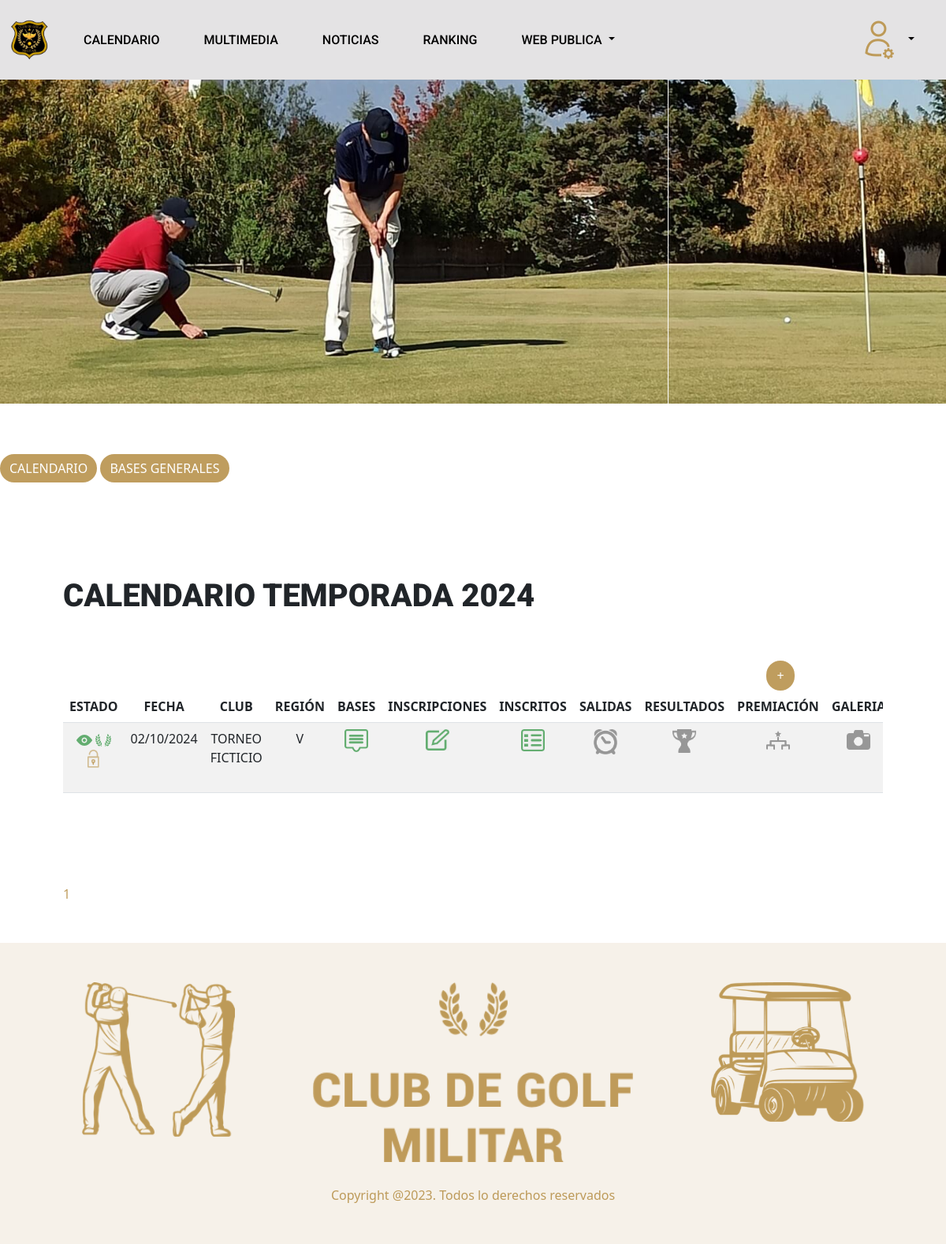
Page /calendario (signed in) on the committed database.
### socios/models.py (models this page shows, shortened)
class Paginas_Socio(models.Model):
    id = models.UUIDField(primary_key=True, default=uuid.uuid4, editable=False)
    tipo = models.CharField(max_length=20, choices= websSocio, default="B")
    img = models.ImageField(upload_to="Paginas_Socio/")
    titulo = models.CharField(max_length=200, blank=True, null=True)
    contenido = models.TextField(blank=True, null=True)
    file = models.FileField(upload_to="Paginas_Socio/files/", max_length=254, blank=True)
    tituloPestana = models.CharField(max_length=200, blank=True, null=True)
    class Meta:
        verbose_name = "Paginas_Socio"
        verbose_name_plural = "Paginas_Socios"
        ordering = ["titulo"]

class Torneo (models.Model):
    id              = models.UUIDField(primary_key=True, default=uuid.uuid4, editable=False)
    titulo          = models.CharField(max_length=200, blank=False, null= False, verbose_name="Titulo")
    fecha           = models.DateField(null=False)
    direccion       = models.CharField(max_length=200, blank=False, null= False, verbose_name="Direccion")
    region          = models.CharField(max_length=50,choices= regiones, default= 'XIII', verbose_name="Region")
    cupos           = models.IntegerField(default=100)
    activo          = models.BooleanField(default=True)
    actual          = models.BooleanField(default=False)
    abierto         = models.BooleanField(default=True)
    slug            = AutoSlugField(populate_from=slugify_two_fields,  unique_with=['titulo','fecha'])
    bases           = models.FileField(upload_to="torneos/bases/", max_length=254, blank=True)
    list_salidas    = models.FileField(upload_to="torneos/salidas/", max_length=254, blank=True, verbose_name="Listado de Salidas")
    resultados      = models.FileField(upload_to="torneos/resultados/", max_length=254, blank=True)
    premiacion      = models.FileField(upload_to="torneos/premiacion/", max_length=254, blank=True)
    galeria         = models.CharField(max_length=300, default='No Disponible', verbose_name="Url Galeria")
    ticket          = models.IntegerField(default=7000, verbose_name='Ticket Campeonato')
    recargo         = models.IntegerField(default=5000, verbose_name='Recargo Socio')
    ticket_inv      = models.IntegerField(default=8000, verbose_name='Recargo Invitado')
    ticket_bus      = models.IntegerField(default=10000, verbose_name='Ticket Bus')
    class Meta:
        verbose_name    = 'Torneo'
        verbose_name_plural = 'Torneos'
        ordering    = ['-fecha']

### socios/views.py (the view)
# urls.py: path('calendario', torneos.as_view(), name= 'torneos'),
class torneos(AutentificadoMixin,TemplateView):
    template_name = "socio/views/torneos.html"
    def get_context_data(self, **kwargs):
        contexto = super().get_context_data(**kwargs)
        contexto["nameWeb"] = nameWeb
        contexto["title"] = "calendario"
        contexto['rol'] = self.request.user.perfil
        if contexto['rol'] == 'SUPER' or contexto['rol'] == 'SECR' :
            torneos = Torneo.objects.all().order_by('-fecha')
        else:
            torneos = Torneo.objects.filter(activo=True).order_by('-fecha')
        paginator = Paginator(torneos,10)
        page = self.request.GET.get('page')
        torneos = paginator.get_page(page)
        contexto['datos'] = torneos
        dato = Paginas_Socio.objects.get(tipo ="CALEN")
        contexto['value']  = dato
        contexto["title"] = dato.tituloPestana
        front = Paginas_Socio.objects.filter(titulo="calendario")
        contexto['front']  = list(front.values('titulo','img', 'contenido','file'))
        diccionario_fechas = list(Torneo.objects.filter(activo=True).values('fecha'))
        if len(diccionario_fechas) > 0:
            anios = [elemento['fecha'].year for elemento in diccionario_fechas]
            anio_minimo = min(anios)
            anio_maximo = max(anios)
            if anio_maximo != anio_minimo:
                contexto['year'] = str(anio_minimo) +'-'+ str(anio_maximo)
            else:
            	contexto['year'] = str(anio_minimo)
        else:
            contexto['year'] = 'SIN FECHAS'
        if contexto['datos'].paginator.num_pages > 1 and contexto['datos'].number != contexto['datos'].paginator.num_pages : # tiene un next
            if contexto['datos'].paginator.num_pages - contexto['datos'].next_page_number() > 1:
                contexto['up'] = True
            else:
                contexto['up'] = False
        if contexto['datos'].paginator.num_pages > 2 and contexto['datos'].number != 1 : # hay un previo
            if contexto['datos'].previous_page_number()  - 1 > 1:
                contexto['down'] = True
            else:
                contexto['down'] = False
        elClubMenu = ElClub.objects.order_by('order')
        contexto['elClub'] = list(elClubMenu.values('archivo', 'titulo'))
        return contexto
    def get(self, *args, **kwargs):
        response = super().get( *args, **kwargs)
        response.delete_cookie('torneoId')
        return response

### socios/mixins.py (called while the page is built)
    def dispatch(self, request, *args, **kwargs):
        if request.user.is_authenticated:
            return super().dispatch(request, *args, **kwargs)
        else:
            return redirect('login')

### socios/templates/socio/views/torneos.html (shortened to what this page needs)
{% extends "web/root/origin.html" %}
{% load static %}
{% static "" as baseUrl %}
{% block header %}
      {% include "socio/header/header_socios.html" %}
{% endblock %}
{% block body %}
{% include "socio/banner/banner_general.html" %}
  <div>
    {% for value in elClub %}
      <a href="media/{{ value.archivo}}"  class="btn btn-primary" style="width: auto;"target="_blank"> {{ value.titulo | upper}} </a>
    {% endfor %}
  </div>
<div class="container marketing" id="calendario">
  <div class="row ">
    <div class="col-lg-12 text-center" style="padding-top:40px">
      <h1 class=" ">{{ title | upper }} TEMPORADA {{ year }}
      </h1>
      <div class="d-flex justify-content-end">
        {% if rol == 'SUPER' or rol == 'SECR' %}
        <div class="col-lg-3 context">
           <a href="{%url 'torneoCreate' %}" class="btn btn-circle">+</a>
        </div>
        {% endif %}
      </div>
       {% if datos  %}
        <div class="table-responsive">
        <table class="table table-striped " >
          <thead>
            <tr style="background-color: red !important; color: white;">
              <th scope="col">ESTADO</th>
              <th scope="col">FECHA</th>
              <th scope="col">CLUB</th>
              <th scope="col">REGIÓN</th>
              <th scope="col">BASES</th>
              <th scope="col">INSCRIPCIONES</th>
              <th scope="col">INSCRITOS</th>
              <th scope="col">SALIDAS</th>
              <th scope="col">RESULTADOS</th>
              <th scope="col">PREMIACIÓN</th>
              <th scope="col">GALERIA</th>
            </tr>
          </thead>
          <tbody>
          {% for value in datos %}
            <tr>
                <td >
                  {% if rol == 'SECR' or rol == 'SUPER' %}
                      {% if value.activo %}
                      <img src="{% static 'web/assets/logos/activo.png' %}" style="padding:0px!important">
                      {%else%}
                      <img src="{% static 'web/assets/logos/noActivo.png' %}" style="padding:0px!important">
                      {%endif%}
                 {%endif%}
                 {% if value.actual %}
                 <img src="{% static 'web/assets/logos/laurelVerde.png' %}" style="width: 20px!important;padding:0px!important;" >
                 {%else%}
                 <img src="{% static 'web/assets/logos/laurelGris.png' %}" style="width: 20px!important;padding:0px!important;" >
                 {%endif%}
                 {% if value.abierto %}
                 <img src="{% static 'web/assets/logos/lockOpen.png' %}" style="padding:0px!important; width: 15px!important;">
                 {%else%}
                 <img src="{% static 'web/assets/logos/lockClose.png' %}" style="padding:0px!important; width: 15px!important;">
                 {%endif%}
                </td>
               <td>
                {{value.fecha|date:"d/m/Y"}}
              </td>
              <td>{{ value.titulo | upper }}</td>
              <td>{{ value.region }}</td>
              <td style="text-align: center;">
                {% if value.bases %}
                <a href="media/{{value.bases}}" target="_blank"> <img src="{% static 'web/assets/botones/bases_ok.png' %}" style="padding: 0px !important; width: 30px!important;"></a>
                {%else%}
                <img src="{% static 'web/assets/botones/bases.png' %}" style="padding: 0px !important; width: 30px!important;">
                {%endif%}</td>
              <td style="text-align: center;">
              {% if value.abierto %}
               <button onclick="crearCookie('torneoId', '{{value.id}}', '{% url 'solicitud'%}')" style="border-color: transparent;padding: 0px;border-width: 0px;">
                  <img src="{% static 'web/assets/botones/insc_ok.png' %}" style="padding: 0px !important; width: 30px!important;">
              </button>
              {% else %}
               <img src="{% static 'web/assets/botones/insc.png' %}" style="padding: 0px !important; width: 30px!important;">
              {%endif%}
              </td>
              <td style="text-align: center;">
                <button onclick="crearCookie('torneoId',
                '{{value.id}}', '{% url 'inscritos'%}')" style="border-color: transparent;padding: 0px;border-width: 0px;">
                  <img src="{% static 'web/assets/botones/inscritos_ok.png' %}"style="padding: 0px !important; width: 30px!important;">
                </button>
              </td>
              <td style="text-align: center;">
                {% if value.list_salidas %}
                <a href="media/{{value.list_salidas}}" target="_blank"> <img src="{% static 'web/assets/botones/salidas_ok.png' %}" style="padding: 0px !important; width: 30px!important;"  ></a>
                {%else%}
                <img src="{% static 'web/assets/botones/salidas.png' %}" style="padding: 0px !important; width: 30px!important;">
                {%endif%}
              </td>
              <td style="text-align: center;">
                {% if value.resultados %}
                <a href="media/{{value.resultados}}" target="_blank"> <img src="{% static 'web/assets/botones/resultados_ok.png' %}" style="padding: 0px !important; width: 30px!important;"></a>
                {%else%}
                <img src="{% static 'web/assets/botones/resultados.png' %}" style="padding: 0px !important; width: 30px!important;">
                {%endif%}
              </td>
               <td style="text-align: center;">
                {% if value.premiacion %}
                <a href="media/{{value.premiacion}}" target="_blank"> <img src="{% static 'web/assets/botones/premiacion_ok.png' %}" style="padding: 0px !important; width: 30px!important;" ></a>
                {%else%}
                <img src="{% static 'web/assets/botones/premiacion.png' %}" style="padding: 0px !important; width: 30px!important;">
                {%endif%}
              </td>
              <td style="text-align: center;">
                {% if value.galeria != 'No Disponible' %}
                <a href="{{value.galeria}}" target="_blank"> <img src="{% static 'web/assets/botones/galeria_ok.png' %}" style="padding: 0px !important; width: 30px!important;"  ></a>
                {%else%}
                <img src="{% static 'web/assets/botones/galeria.png' %}" style="padding: 0px !important; width: 30px!important;">
                {%endif%}
              </td>
           {% endfor%}
          </tbody>
        </table>
        </div>
      {% endif %}
    </div>
  </div>
</div>
 <div class="container marketing">
    <div class="row">
      <div class="col align-self-end">
        {% if datos %}
        <nav class="navigation pagination" role="navigation">
              <div class="nav-links">
                <span class="page-numbers current">
                    {{ datos.number }}
                </span>
            </div>
        </nav>
        {% endif %}
      </div>
    </div>
</div>
{% endblock %}

### socios/templates/socio/banner/banner_general.html
{% load static %} {% static "" as baseUrl %}
<div id="myCarousel" class="carousel slide mb-6" data-bs-ride="carousel">
 <div class="carousel-inner">
    <div class="carousel-item active">
      <img src="/media/{{ value.img}}" />
    </div>
  </div>
</div>

### web/static/web/css/style.css (style rules this page uses)
span { color: #BF9D5E; text-decoration: none !important; }
a { text-decoration: none !important; }
.context p , h1 { text-align: justify; padding-left:0px !important; }

### web/static/web/css/carousel.css (style rules this page uses)
body { padding-top: 0px; color: rgb(var(--bs-tertiary-color-rgb)); background-color: #ffffff; }
.carousel { margin-bottom: 4rem; }
.carousel-item { height: 32rem; }

### web/static/web/css/sticky-footer-navbar.css (style rules this page uses)
.container ,.containerFooter { padding: 50px; }

### web/static/web/css/links.css (style rules this page uses)
.marketing h1 { padding:30px; padding-bottom: 50px; font-family: 'Roboto'; font-weight: 900; font-style: normal; }
.marketing img { padding: 30px; }
.carousel-item img { width: 100%; }
.btn-primary ,.btn-secondary, .btn-success, .btn-info, .btn-danger, .btn-warning { color: white; border: none; border-radius: 50px; width: 100%; }
.btn-circle { color: white; background: #BF9D5E; border-radius: 100px; }
.btn-primary { background: #BF9D5E; }

### rows in the picture
Paginas_Socio: img (picture), tituloPestana "CALENDARIO"
Torneo: activo True (drawn), actual True (drawn), abierto True (drawn), fecha "02/10/2024", titulo "TORNEO FICTICIO", region "V"

### other values in the picture
{{ value.titulo | upper }} "CALENDARIO" "BASES GENERALES"
{{ year }} "2024"
{{ datos.number }} "1"
